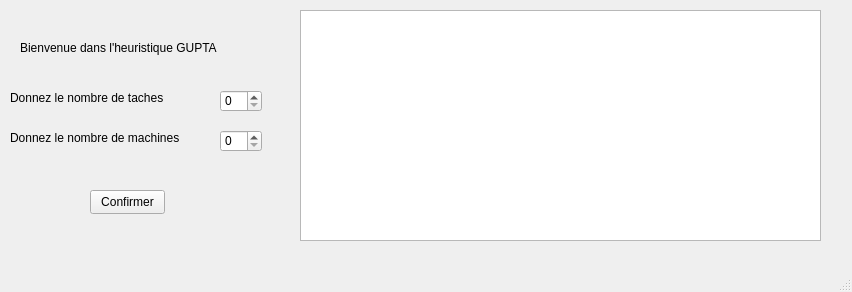
<?xml version="1.0" encoding="UTF-8"?>
<ui version="4.0">
 <class>MainWindow</class>
 <widget class="QMainWindow" name="MainWindow">
  <property name="geometry">
   <rect>
    <x>0</x>
    <y>0</y>
    <width>852</width>
    <height>292</height>
   </rect>
  </property>
  <property name="windowTitle">
   <string>MainWindow</string>
  </property>
  <widget class="QWidget" name="centralwidget">
   <widget class="QLabel" name="label">
    <property name="geometry">
     <rect>
      <x>10</x>
      <y>90</y>
      <width>161</width>
      <height>16</height>
     </rect>
    </property>
    <property name="text">
     <string>Donnez le nombre de taches</string>
    </property>
   </widget>
   <widget class="QLabel" name="label_2">
    <property name="geometry">
     <rect>
      <x>10</x>
      <y>130</y>
      <width>171</width>
      <height>16</height>
     </rect>
    </property>
    <property name="text">
     <string>Donnez le nombre de machines</string>
    </property>
   </widget>
   <widget class="QSpinBox" name="spinBox">
    <property name="geometry">
     <rect>
      <x>220</x>
      <y>90</y>
      <width>42</width>
      <height>22</height>
     </rect>
    </property>
   </widget>
   <widget class="QSpinBox" name="spinBox_2">
    <property name="geometry">
     <rect>
      <x>220</x>
      <y>130</y>
      <width>42</width>
      <height>22</height>
     </rect>
    </property>
   </widget>
   <widget class="QLabel" name="label_3">
    <property name="geometry">
     <rect>
      <x>20</x>
      <y>40</y>
      <width>201</width>
      <height>16</height>
     </rect>
    </property>
    <property name="text">
     <string>Bienvenue dans l'heuristique GUPTA</string>
    </property>
   </widget>
   <widget class="QPushButton" name="pushButton">
    <property name="geometry">
     <rect>
      <x>90</x>
      <y>190</y>
      <width>75</width>
      <height>24</height>
     </rect>
    </property>
    <property name="text">
     <string>Confirmer</string>
    </property>
   </widget>
   <widget class="QTableWidget" name="tableWidget">
    <property name="geometry">
     <rect>
      <x>300</x>
      <y>10</y>
      <width>521</width>
      <height>231</height>
     </rect>
    </property>
   </widget>
  </widget>
  <widget class="QMenuBar" name="menubar">
   <property name="geometry">
    <rect>
     <x>0</x>
     <y>0</y>
     <width>852</width>
     <height>22</height>
    </rect>
   </property>
  </widget>
  <widget class="QStatusBar" name="statusbar"/>
 </widget>
 <resources/>
 <connections/>
</ui>
